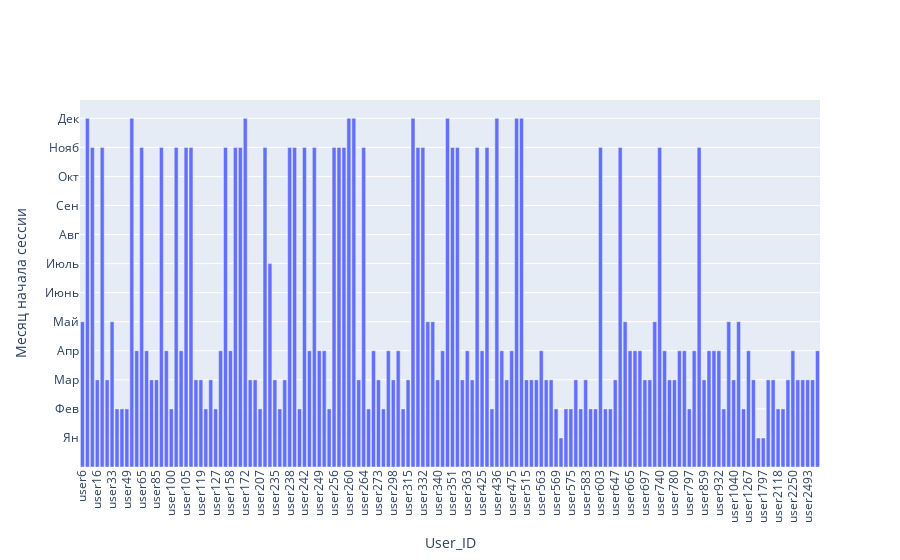

Notebook cell for this chart:
### Markdown cell above
Выведите медианный месяц начала сессии для сессий 150 пользователей

### Code cell
d = {}
for user_x in new_train_data_150users['user_id'].unique():
    d[user_x] =int(np.median(new_train_data_150users[new_train_data_150users['user_id'] == user_x]['Start_Month']))
    
month = [u'Ян', u'Фев', u'Мар', u'Апр', u'Май', u'Июнь', u'Июль', u'Авг', u'Сен', u'Окт', u'Нояб', u'Дек']

data_viz =  go.Bar(
    x = list(map(lambda x: 'user'+x, map(str,d.keys()))),
    y = list(d.values())
)

fig = go.Figure(data = [data_viz])
fig.update_xaxes(tickangle=-90)
fig.update_layout(xaxis_title='User_ID', yaxis_title=u'Месяц начала сессии', 
                  yaxis=dict(
                      tickmode = 'array',
                      tickvals = list(range(1,13)),
                      ticktext = month)
                 )
iplot(fig)

### Figure 1 — Plotly figure (JSON) as saved in the notebook; plotly's stock layout.template omitted (floating-point values rounded to 4 significant figures; data arrays with more than 128 entries replaced by an {"elided": "..."} marker saying what was removed)
{"data": [{"type": "bar", "x": {"elided": "150 str values"}, "y": {"elided": "150 int values"}}], "layout": {"xaxis": {"tickangle": -90, "title": {"text": "User_ID"}}, "yaxis": {"tickmode": "array", "ticktext": ["Ян", "Фев", "Мар", "Апр", "Май", "Июнь", "Июль", "Авг", "Сен", "Окт", "Нояб", "Дек"], "tickvals": [1, 2, 3, 4, 5, 6, 7, 8, 9, 10, 11, 12], "title": {"text": "Месяц начала сессии"}}}}
